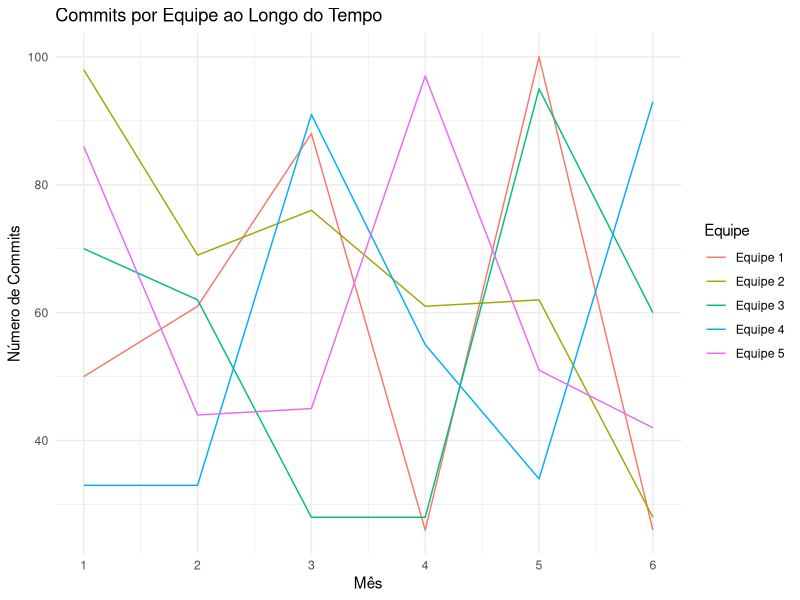
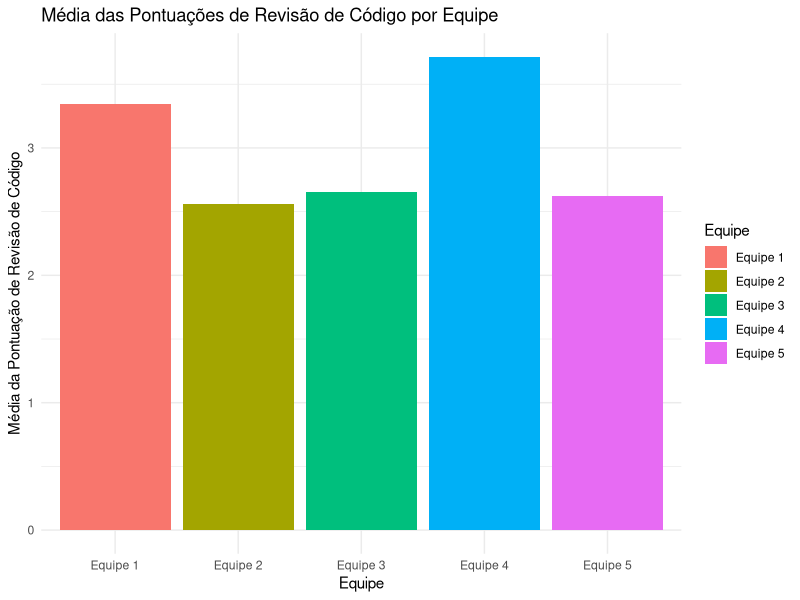

Source code (R) for these figures, in order:
# Instalar pacotes necessários se ainda não estiverem instalados
if (!require("dplyr")) install.packages("dplyr")
if (!require("ggplot2")) install.packages("ggplot2")

# Carregar pacotes
library(dplyr)
library(ggplot2)

# Para reprodutibilidade
set.seed(123)
n_meses <- 6
equipes <- paste("Equipe", 1:5)

# Gerando dados simulados

dados <- expand.grid(Equipe = equipes, Mes = 1:n_meses)
dados$Commits <- sample(20:100, size = nrow(dados), replace = TRUE)
dados$RevisoesCodigo <- round(runif(n = nrow(dados), min = 1, max = 5), 2)
dados$TempoDesenvolvimento <- sample(5:30, size = nrow(dados), replace = TRUE)

cat("- - -\n")
print("1. Análise Exploratória")
## ex 1 
# Médias para cada variável
media_commits <- mean(dados$Commits)
media_revisoes <- mean(dados$RevisoesCodigo)
media_tempo <- mean(dados$TempoDesenvolvimento)

# Medianas para cada variável
mediana_commits <- median(dados$Commits)
mediana_revisoes <- median(dados$RevisoesCodigo)
mediana_tempo <- median(dados$TempoDesenvolvimento)

# Imprimir resultados
cat("\nCommits:\n")
cat("Média:", media_commits, "\n")
cat("Mediana:", mediana_commits, "\n")
cat("\nRevisões de Código:\n")
cat("Média:", media_revisoes, "\n")
cat("Mediana:", mediana_revisoes, "\n")
cat("\nTempo de Desenvolvimento:\n")
cat("Média:", media_tempo, "\n")
cat("Mediana:", mediana_tempo, "\n\n")
##ex 1 b
# Calculando estatísticas descritivas para cada equipe
estatisticas_por_equipe <- dados %>%
  group_by(Equipe) %>%
  summarise(
    MediaCommits = mean(Commits),
    SDCommits = sd(Commits),
    MediaRevisoesCodigo = mean(RevisoesCodigo),
    SDRevisoesCodigo = sd(RevisoesCodigo),
    MediaTempoDesenvolvimento = mean(TempoDesenvolvimento),
    SDTempoDesenvolvimento = sd(TempoDesenvolvimento)
  )

# Imprimindo a tabela completa
print(estatisticas_por_equipe)

#############
##ex 2
cat("- - -\n")
print("2. Transformação e Criação de Variáveis")

# Definindo pesos
peso1 <- 1
peso2 <- 2
peso3 <- 3

# Agregando o número total de commits por equipe
total_commits_por_equipe <- aggregate(Commits ~ Equipe, data = dados, sum)

# Mostrando os resultados
print(total_commits_por_equipe)


# Agrupando os dados por equipe e calculando a média de RevisoesCodigo para cada equipe
media_revisoes_por_equipe <- dados %>%
  group_by(Equipe) %>%
  summarise(MediaRevisoesCodigo = mean(RevisoesCodigo))


# Imprimindo o resultado
print(media_revisoes_por_equipe)

cat("\n")
# Calculando a eficiência para cada equipe
estatisticas_por_equipe$Eficiencia <- (estatisticas_por_equipe$MediaCommits * peso1) +
  (estatisticas_por_equipe$MediaRevisoesCodigo * peso2) -
  (1 / estatisticas_por_equipe$MediaTempoDesenvolvimento * peso3)

# Tabela apenas com a eficiência
tabela_eficiencia <- data.frame(
  Equipe = estatisticas_por_equipe$Equipe,
  Eficiencia = estatisticas_por_equipe$Eficiencia
)

# Imprimir a tabela
print(tabela_eficiencia)




cat("- - -\n")
print("3. Visualização de Dados:")

# Visualizando o número de commits por equipe ao longo do tempo
ggplot(dados, aes(x = Mes, y = Commits, group = Equipe, color = Equipe)) +
  geom_line() +
  theme_minimal() +
  labs(title = "Commits por Equipe ao Longo do Tempo",
       x = "Mês",
       y = "Número de Commits") +
  scale_x_continuous(breaks = 1:n_meses) 

# Calculando as médias das pontuações de revisão de código por equipe
media_revisoes_por_equipe <- dados %>%
  group_by(Equipe) %>%
  summarise(MediaRevisoesCodigo = mean(RevisoesCodigo))

# Criando o gráfico de barras
ggplot(media_revisoes_por_equipe, aes(x = Equipe, y = MediaRevisoesCodigo, fill = Equipe)) +
  geom_bar(stat = "identity") +
  theme_minimal() +
  labs(title = "Média das Pontuações de Revisão de Código por Equipe",
       x = "Equipe",
       y = "Média da Pontuação de Revisão de Código") 


cat("- - -\n")
print("4. Análise Estatística:")

# Carregar pacote necessário para ANOVA
if (!require("stats")) install.packages("stats")
library(stats)



# Realizando o teste ANOVA
resultado_anova <- aov(TempoDesenvolvimento ~ Equipe, data = dados)
summary(resultado_anova)

print(dados$TempoDesenvolvimento)


# Calcular a correlação entre revisões de código e tempo de desenvolvimento
correlacao <- cor(dados$RevisoesCodigo, dados$TempoDesenvolvimento, method = "pearson")

# Imprimir o coeficiente de correlação
cat("Coeficiente de Correlação:", correlacao, "\n")

cat("- - -\n")
print("5. Interpretação e Conclusão:")
